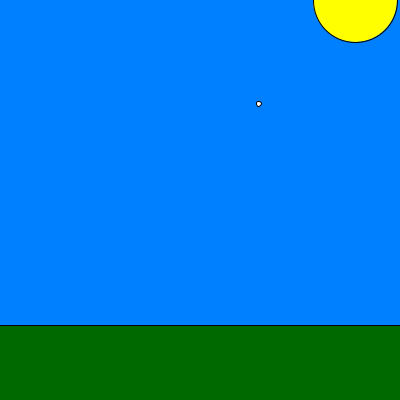
Frame 1 (no input)
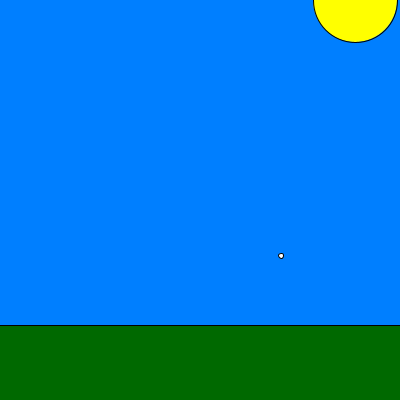
Frame 60 (the mouse pressed at the canvas centre just before this capture)
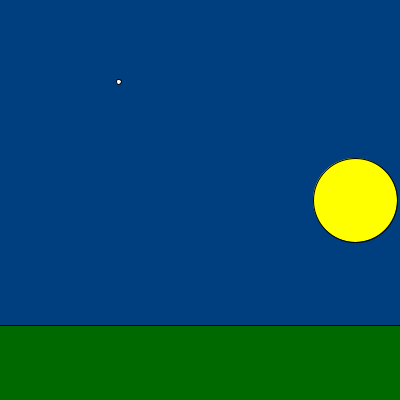
Frame 120 (the mouse held since frame 60 and released just before this capture)

The Processing sketch that drew these frames (run headless with seeded random() and noise(); from frame 60 on, the mouse is pressed at the canvas centre):

// Processing sketch: SS5_Sunset
// ── SS5_Sunset.pde
//Sunset by: Dorte Bien-Aime
float v3;

void setup() {
 size(400, 400);
    rectMode(CENTER);
    color(v3);
 
}


void draw() {
      
  v3 =map(mouseY, 0, 400, 255, 0);
  background(0, v3/2, v3);
  
    fill(255, 255, 0);
    ellipse(355,mouseY,84,84);
    fill(0, 105, 0);
    rect(150, 400, 500, 150);

      
  fill(255);
  ellipse(random(width), random(height), 5, 5);

 
    }

// ── dd.pde
  //background(0);
  
 //fill(204, 204, 255);
//ellipse(50, 50, 100, 100);
//ellipse(150, 50, 100, 100);
//ellipse(50, 150, 100, 100);
//ellipse(150, 150, 100, 100);

//draw middle part
//fill(244, 31, 99);
//ellipse(100, 100, 100, 100);
